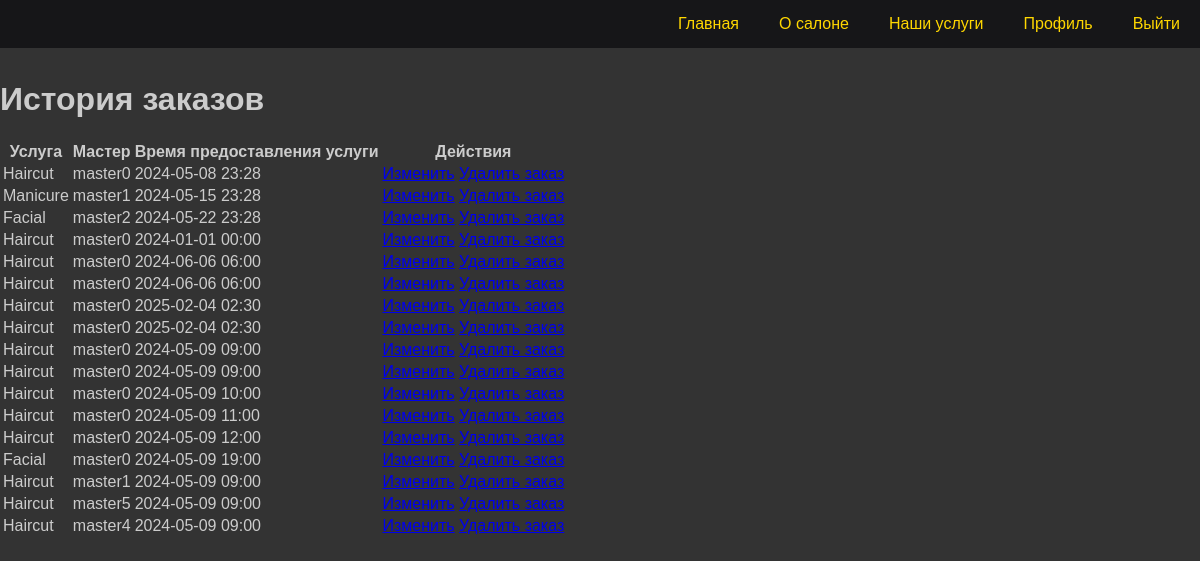
Before: /profile/list_booking (signed in) with the older database file.
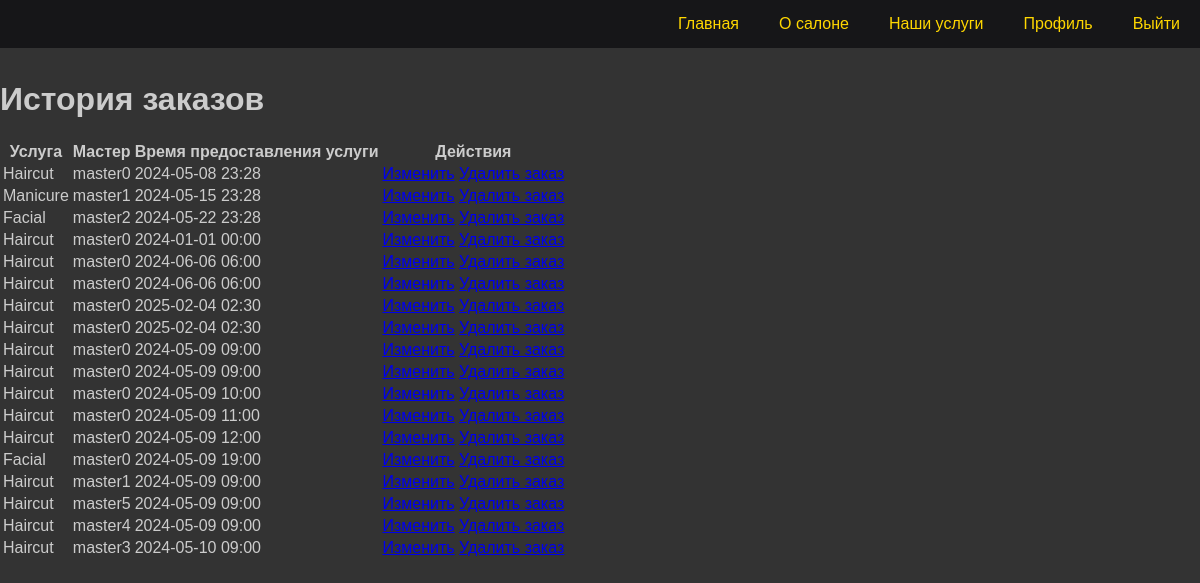
After: the same page with the newer database file.
### booking/models.py (models this page shows, shortened)
class Booking(models.Model):
    customer = models.ForeignKey(Customer, on_delete=models.CASCADE)
    service = models.ForeignKey(Service, on_delete=models.CASCADE)
    service_provider = models.ForeignKey(ServiceProvider, on_delete=models.CASCADE)
    appointment_datetime = models.DateTimeField(default=timezone.now) #TODO удалить default после сдачи, нужно для заполнения бд коммандой
    created_at = models.DateTimeField(default=timezone.now)

class Service(models.Model):
    name = models.CharField(max_length=100)
    description = models.TextField()
    duration = models.DurationField()
    price = models.DecimalField(max_digits=6, decimal_places=2)  # Цена услуги

class BaseProfile(models.Model):
    user = models.OneToOneField(User, on_delete=models.CASCADE)
    phone = models.CharField(max_length=20)
    birth_date = models.DateField(null=True, blank=True)
    class Meta:
        abstract = True  # Указываем, что модель является абстрактной и не должна создаваться в базе данных

class ServiceProvider(BaseProfile):
    specialization = models.CharField(max_length=100)
    service = models.ManyToManyField('Service')

### booking/views/booking.py (the view)
# urls.py: path('profile/list_booking', list_booking, name='list_booking'),
@login_required
def list_booking(request):
    user = request.user
    try:
        customer_profile = Customer.objects.get(user=user)
        bookings = customer_profile.booking_set.all()
    except Customer.DoesNotExist:
        bookings = []
    return render(request, 'profile/user_booking.html', {'bookings': bookings})

### booking/templates/profile/user_booking.html
{% extends 'base.html' %}
{% block content %}
<div class="page-header">
    <h1>История заказов</h1>
</div>
<table>
    <thead>
        <tr>
            <th>Услуга</th>
            <th>Мастер</th>
            <th>Время предоставления услуги</th>
            <th>Действия</th>
        </tr>
    </thead>
    <tbody>
        {% for booking in bookings %}
        <tr>
            <td>{{ booking.service.name }}</td>
            <td>{{ booking.service_provider.user.username }}</td>
            <td>{{ booking.appointment_datetime|date:"Y-m-d H:i" }}</td>
            <td>
                <a href="{% url 'user_booking_update' booking.id %}">Изменить</a>
                <a href="{% url 'user_booking_delete' booking.id %}">Удалить заказ</a>
            </td>
        </tr>
        {% empty %}
        <tr>
            <td colspan="4">Нет заказов.</td>
        </tr>
        {% endfor %}
    </tbody>
</table>
{% endblock %}

Changed rows visible on the page:
added Booking: service.name "Haircut", service_provider.user.username "master3", appointment_datetime "2024-05-10 09:00"
